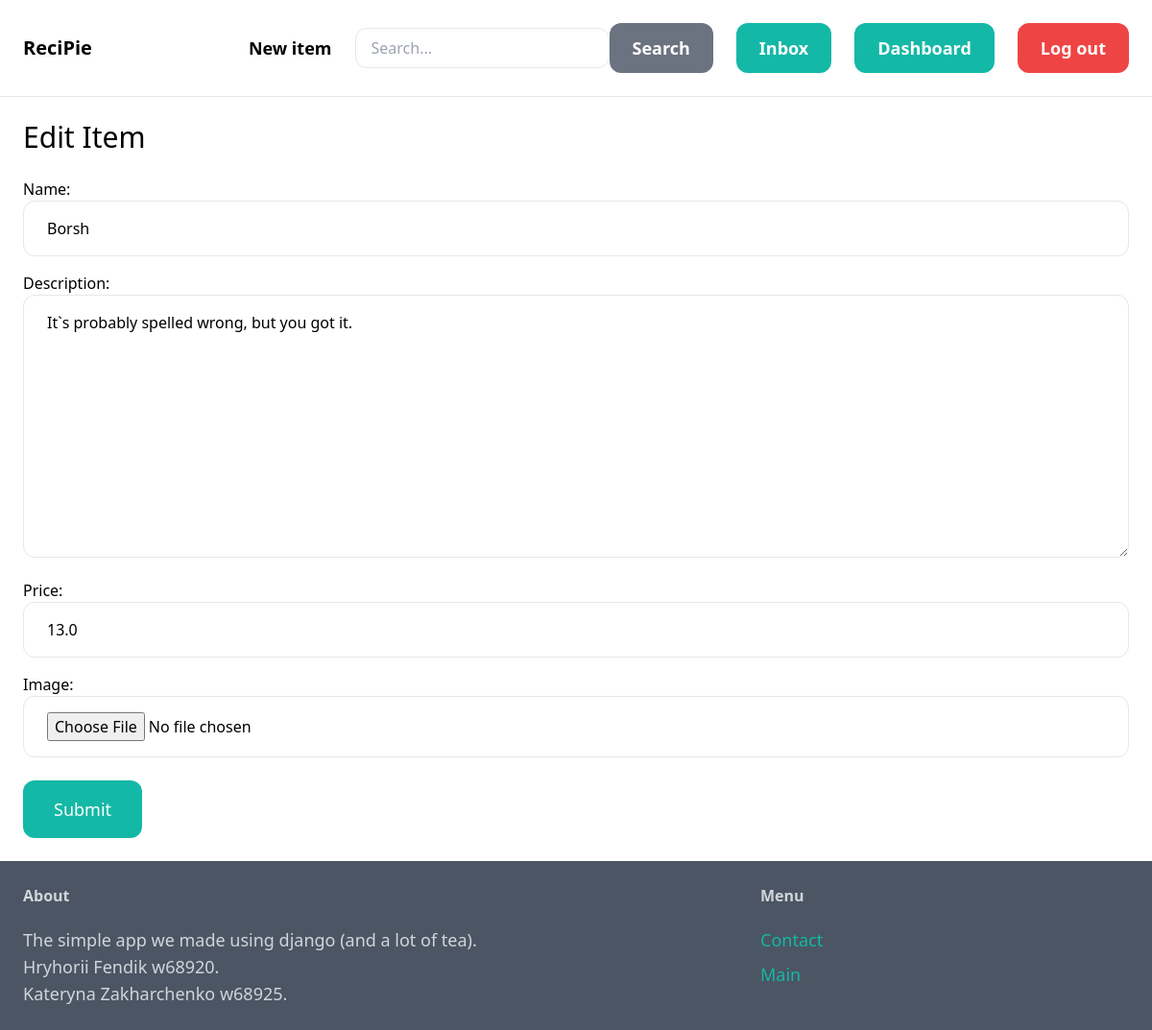
Page /items/11/edit/ (signed in) on the committed database.
### item/models.py (models this page shows, shortened)
class Item(models.Model):
    category=models.ForeignKey(Category, related_name='items', on_delete=models.CASCADE)
    name=models.CharField(max_length=255)
    description = models.TextField(blank=True, null=True)
    price = models.FloatField(blank=True, null=True)
    image = models.ImageField(upload_to='item_images', blank=True, null=True, default='item_images/null.png')
    is_sold = models.BooleanField(default=False)
    created_by = models.ForeignKey(User, related_name='items', on_delete=models.CASCADE)
    created_at=models.DateTimeField(auto_now_add=True)

### item/views.py (the view)
# urls.py: path('<int:pk>/edit/', views.edit, name='edit'),
@login_required
def edit(request, pk):
    item = get_object_or_404(Item, pk=pk, created_by=request.user)
    if request.method == 'POST':
        form = EditItemForm(request.POST, request.FILES, instance=item)
        if form.is_valid():
            form.save()
            return redirect('item:detail', pk=item.id)
    else:
        form = EditItemForm(instance=item)
    return render(request, 'item/form.html', {
        'form': form,
        'title': 'Edit Item',
    })

### item/forms.py
class EditItemForm(forms.ModelForm):
    class Meta:
        model = Item
        fields = ('name', 'description', 'price', 'image')
        widgets = {
            'name': forms.TextInput(attrs={
                'class': INPUT_CLASSES
            }),
            'description': forms.Textarea(attrs={
                'class': INPUT_CLASSES
            }),
            'price': forms.TextInput(attrs={
                'class': INPUT_CLASSES
            }),
            'image': forms.FileInput(attrs={
                'class': INPUT_CLASSES
            }),
        }

### item/templates/item/form.html (shortened to what this page needs)
{% extends 'core/base.html' %}
{% block content  %}
    <h1 class="mb-6 text-3xl">{{ title }}</h1>
    <form method="post" action="." enctype="multipart/form-data">
        <div class="space-y-4">
            {{ form.as_p }}
        </div>
        <button class="mt-6 py-4 px-8 text-lg bg-teal-500 hover:bg-teal-700 rounded-xl text-white">Submit</button>
    </form>
{% endblock %}

### rows in the picture
Item: name "Borsh", description "It`s probably spelled wrong, but you got it.", price "13.0"

### other values in the picture
{{ title }} "Edit Item"
